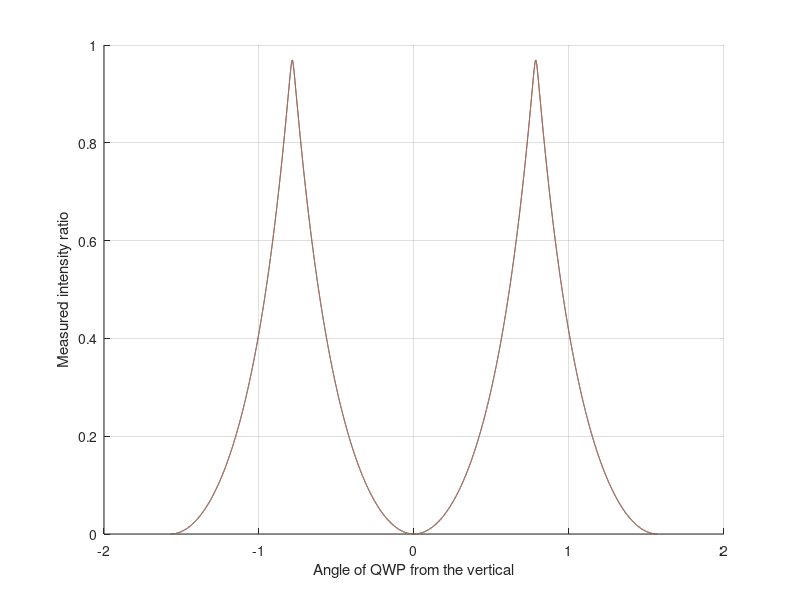
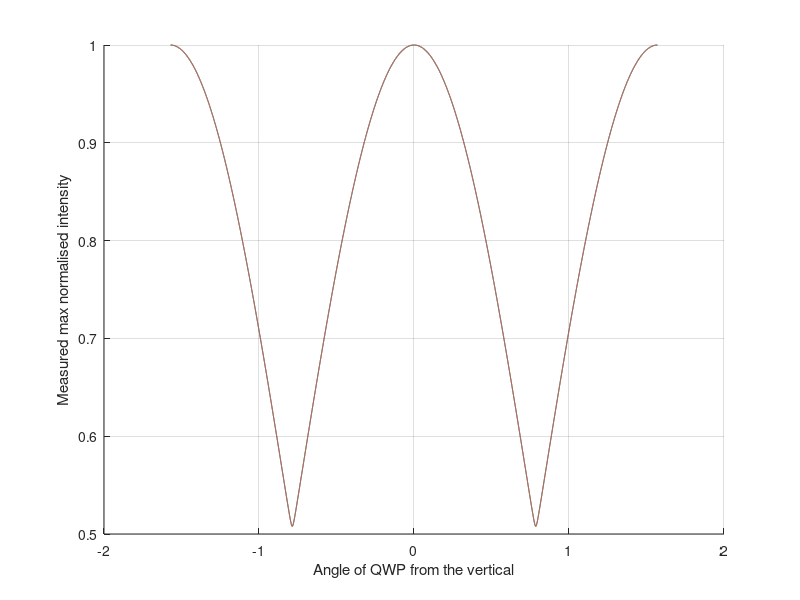
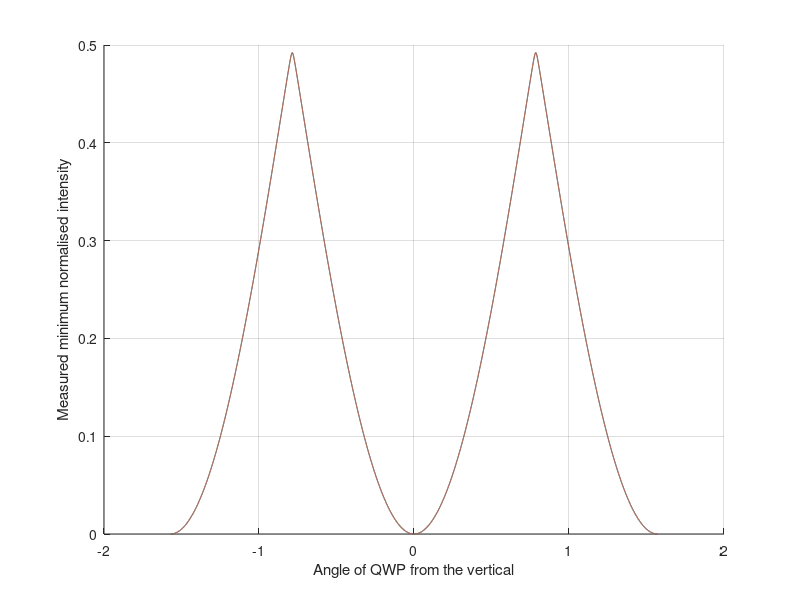
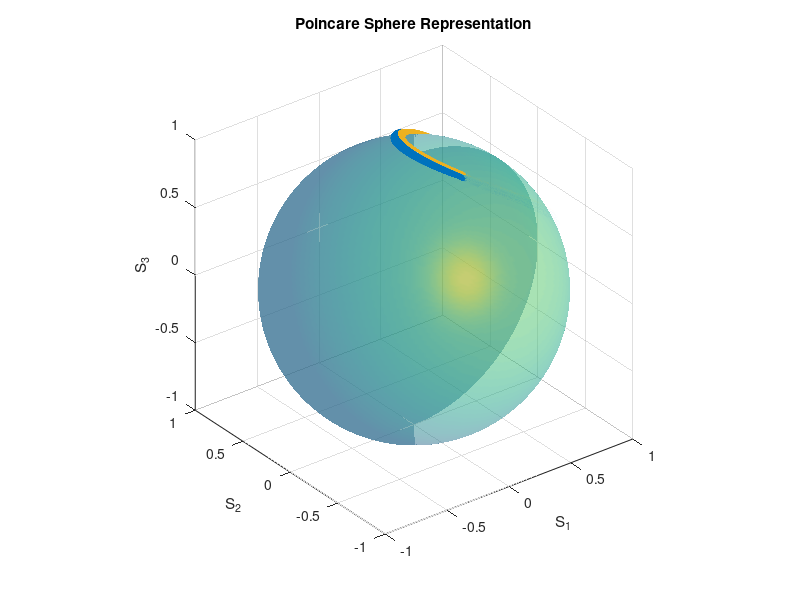

Source code (MATLAB) for these figures, in order: (Note: this script raises an error after producing the figures.)
%phi = linspace(-pi/5,pi/5,2)';
phi = linspace(-pi/2*0.01,pi/2*0.01,2)'; %approx. the worst impurity that we have
alpha = 0;
S = [cos(phi).*cos(alpha),cos(phi).*sin(alpha),sin(phi)]'; %stokes parameters
p_min = [];
p_max = [];
theta_vec = linspace(-pi/2,pi/2,1e4);
S_path = zeros(3,length(phi),length(theta_vec)); %bryce:change: theta->theta_vec
S_lin = zeros(4,length(phi),length(theta_vec));
jj = 1;
theta_anal = pi/2;
rot_mat = [1, 0, 0, 0; 
    0, cos(2*theta_anal), sin(2*theta_anal), 0;
    0, -sin(2*theta_anal),cos(2*theta_anal),0;
    0, 0, 0, 1];
lin_pol = 0.5.*[1,1,0,0;1,1,0,0;0,0,0,0;0,0,0,0];
chi_p = [];
for theta = theta_vec
    QWP = [cos(2*theta)^2, sin(2*theta)*cos(2*theta), -sin(2*theta);
        sin(2*theta)*cos(2*theta), sin(2*theta)^2, cos(2*theta);
        sin(2*theta), -cos(2*theta), 0];
    %QWP-inv(QWP)
    Sp = QWP*S;
    S_path(:,:,jj) = Sp;
    S_lin(:,:,jj) = lin_pol*rot_mat*[1,1;Sp];
    chi = 1/2*atan(Sp(3,:)./sqrt(Sp(1,:).^2+Sp(2,:).^2));
    chi_p = [chi_p;chi];
    p_min = [p_min;sin(chi).^2];
    p_max = [p_max;cos(chi).^2];
    jj = jj + 1;
end
figure(1109);
clf
hold on
for ii = 1:length(phi)
    plot(theta_vec,p_min(:,ii))
end
xlabel('Angle of QWP from the vertical')
ylabel('Measured minimum normalised intensity')
grid on
figure(1108);
clf
hold on
for ii = 1:length(phi)
    plot(theta_vec,p_max(:,ii))
end
xlabel('Angle of QWP from the vertical')
ylabel('Measured max normalised intensity')
grid on
figure(1107);
clf
hold on
for ii = 1:length(phi)
    plot(theta_vec,p_min(:,ii)./p_max(:,ii))
end
xlabel('Angle of QWP from the vertical')
ylabel('Measured intensity ratio')
grid on
figure(1111);
clf
plot(theta_vec,squeeze(S_lin(1,1,:)))
hold on
plot(theta_vec,squeeze(S_lin(1,2,:)))
xlabel('Angle of QWP from the vertical')
ylabel('Transmitted power through Pol Analyser')

%% bryce playing with ploting
figure(1110);
[x y z] = sphere(256);
h = surfl(x, y, z);
colormap(viridis)
set(h, 'FaceAlpha', 0.5)
shading interp
hold on
temp = squeeze(S_path(:,2,:));
scatter3(temp(1,:),temp(2,:),temp(3,:))
scatter3(S(1,1),S(2,1),S(3,1),'bx')
temp = squeeze(S_path(:,1,:));

scatter3(temp(1,:),temp(2,:),temp(3,:))
axis equal
title('Poincare Sphere Representation')
xlabel('S_1')
ylabel('S_2')
zlabel('S_3')
hold off
sfigure(2211);
scatter(theta_vec,sin(2.*chi_p(:,1)))
xlabel('ang of QWP')
ylabel('A')
sfigure(2021);
scatter(theta_vec,1/2*atan(S_path(2,1,:)./S_path(1,1,:)))
hold on
scatter(theta_vec,1/2*atan(S_path(2,2,:)./S_path(1,2,:)))
hold off
xlabel('ang of QWP')
ylabel('\psi')
